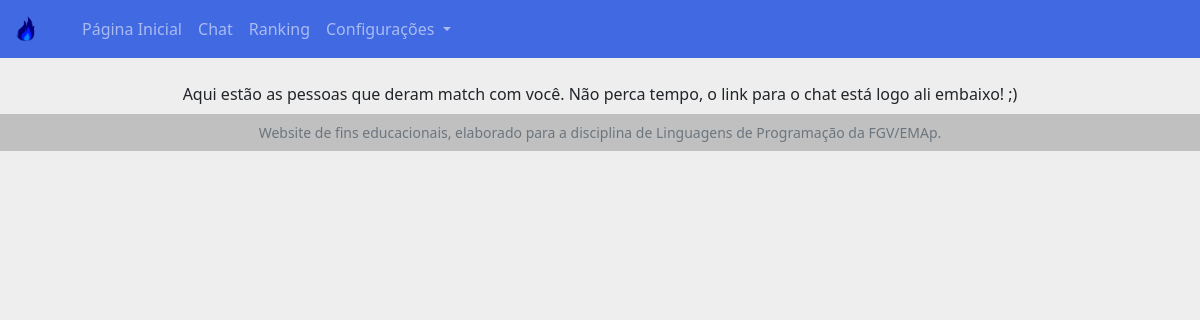
Before: /ranking.html with the older database file.
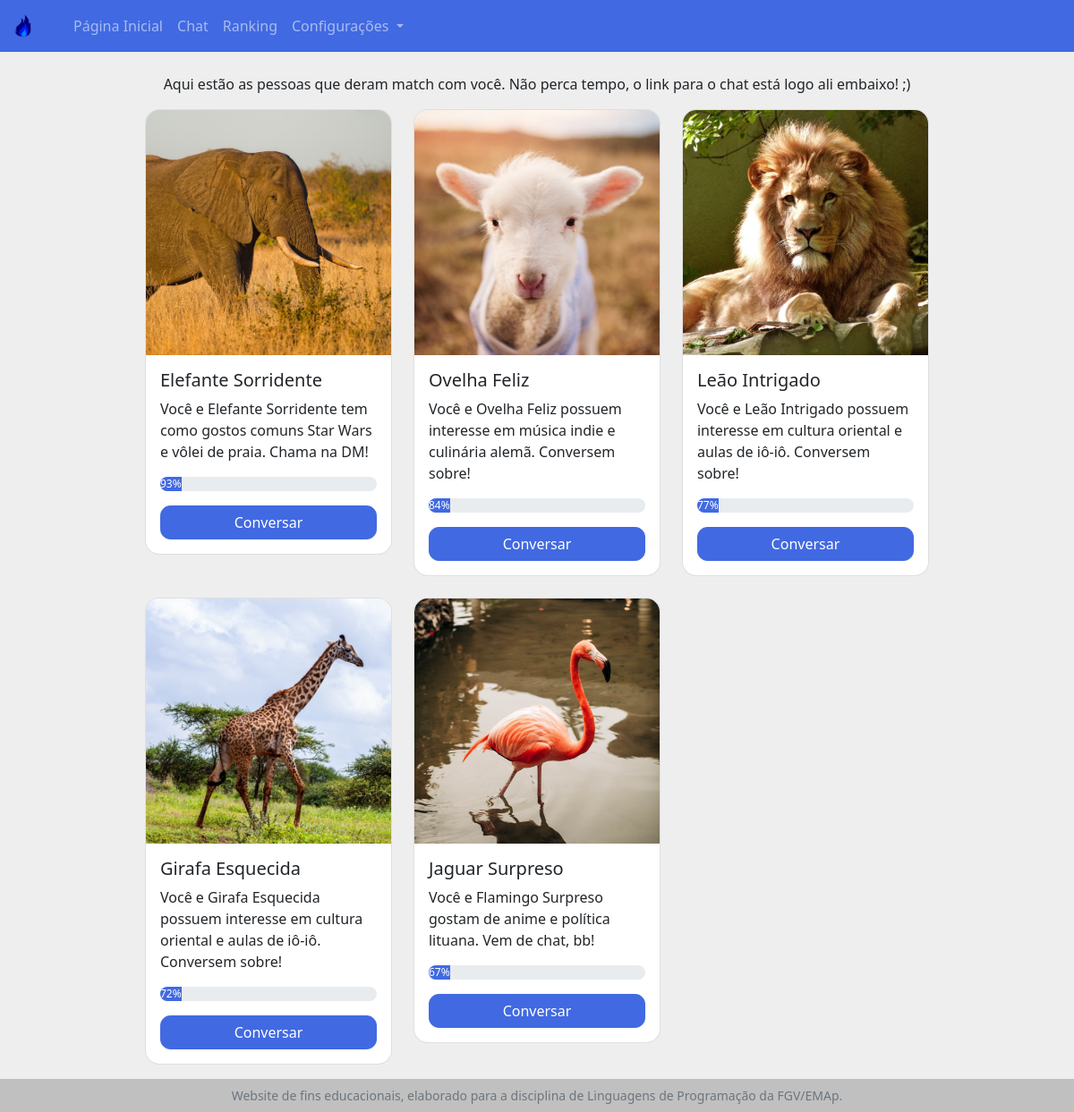
After: the same page with the newer database file.
### pages/models.py (models this page shows)
class ranking(models.Model):
    nome = models.CharField(max_length=80)
    imagem = models.CharField(max_length=80)
    texto = models.TextField()
    porc = models.IntegerField()
    def __str__(self):
        return self.imagem

### pages/views.py (the view)
# urls.py: path('ranking.html', views.rankings, name='ranking'),
def rankings(request):
    lista = ranking.objects.all()
    context = {
        'lista_ranking' : lista,
    }
    return render(request, 'pages/ranking.html',context)

### templates/pages/ranking.html (shortened to what this page needs)
{% extends 'pages/base.html'%}
{% load static %}
{% block conteudo %}
<div class="container-fluid text-">
	<p class="mt-4 text-center">Aqui estão as pessoas que deram match com você. Não perca tempo, o link para o chat está logo ali embaixo! ;) </p>
</div>
<div class="container mb-3" id="ranking-cards">
	<div class="row row-cols-1 row-cols-sm-2 row-cols-md-3 g-4">
{% for animal in lista_ranking%}
  <div class="col">
	<div class="card h-80">
	  <img src="../../static/img/{{animal}}.jpg" class="card-img-top"  alt="imagem de um {{animal}}">
	  <div class="card-body">
		<h5 class="card-title">{{animal.nome}}</h5>
		<p class="card-text">{{animal.texto}}</p>
		  <div class="progress">
		  <div class="progress-bar" role="progressbar" style="width: {{animal.porc}}" aria-valuenow="{{animal.porc}}" aria-valuemin="0" aria-valuemax="100">{{animal.porc}}%</div>
		</div>
		  <div class="d-grid gap-2">
			  <a href="chat.html" class="btn btn-primary mt-3">Conversar</a>
		  </div>
	  </div>
	</div>
  </div>
{% endfor%}
	</div>
	</div>
{% endblock %}

### templates/pages/base.html (shortened to what this page needs)
<!DOCTYPE html>
<html>
    <head>
        {% block estilo %}
	            <link rel="stylesheet" type="text/css" href="../../static/css/custom.css" />
        {% endblock %}
    </head>
    <body class="bg-secondary">
        {% block barra_navegacao_site %}
        <nav class="navbar navbar-expand navbar-dark bg-primary">
            <div class="container-fluid">
                <a class="navbar-brand" href="#">
                    <img src="../../static/img/logo.png" alt="logo do site" width="30" height="30">
                </a>
            <div class="collapse navbar-collapse" id="navbarSupportedContent">
              <ul class="navbar-nav me-auto mb-2 mb-lg-0">
                <li class="nav-item">
                  <a class="nav-link" href="/pagina_inicial.html">Página Inicial</a>
                </li>
                  <li class="nav-item">
                  <a class="nav-link" href="/chat.html">Chat</a>
                </li>
                  <li class="nav-item">
                  <a class="nav-link" href="/ranking.html">Ranking</a>
                </li>
                <li class="nav-item dropdown">
                  <a class="nav-link dropdown-toggle" href="#" id="navbarDropdown" role="button" data-bs-toggle="dropdown" aria-expanded="false">
                    Configurações
                  </a>
                </li>
              </ul>
            </div>
            </div>
        </nav>
        {% endblock %}
        {% block conteudo %}{% endblock %}
        {% include 'pages/rodape.html' %}
    </body>
</html>

### templates/pages/rodape.html
<footer class="footer bg-light text-muted mt-auto">
    <div class="container text-center small">
        <div class="row">
            <span class="my-2">Website de fins educacionais, elaborado para a disciplina de Linguagens de Programação da FGV/EMAp.</span>
        </div>
    </div>
</footer>

Changed rows visible on the page:
added ranking: imagem (picture), nome "Elefante Sorridente", texto "Você e Elefante Sorridente tem como gostos comuns Star Wars e vôlei de praia. Chama na DM!", porc "93"
added ranking: imagem (picture), nome "Ovelha Feliz", texto "Você e Ovelha Feliz possuem interesse em música indie e culinária alemã. Conversem sobre!", porc "84"
added ranking: imagem (picture), nome "Leão Intrigado", texto "Você e Leão Intrigado possuem interesse em cultura oriental e aulas de iô-iô. Conversem sobre!", porc "77"
added ranking: imagem (picture), nome "Girafa Esquecida", texto "Você e Girafa Esquecida possuem interesse em cultura oriental e aulas de iô-iô. Conversem sobre!", porc "72"
added ranking: imagem (picture), nome "Jaguar Surpreso", texto "Você e Flamingo Surpreso gostam de anime e política lituana. Vem de chat, bb!", porc "67"
